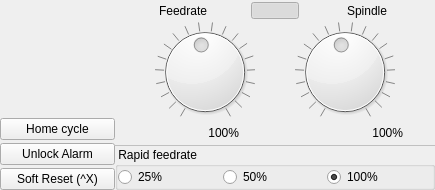
        <widget class="QWidget" name="frmArretUrgence" native="true">
         <layout class="QGridLayout" name="gridLayout_5">
          <property name="leftMargin">
           <number>0</number>
          </property>
          <property name="topMargin">
           <number>0</number>
          </property>
          <property name="rightMargin">
           <number>0</number>
          </property>
          <property name="bottomMargin">
           <number>0</number>
          </property>
          <property name="spacing">
           <number>0</number>
          </property>
          <item row="0" column="0">
           <widget class="QPushButton" name="btnUrgence">
            <property name="sizePolicy">
             <sizepolicy hsizetype="Fixed" vsizetype="Fixed">
              <horstretch>0</horstretch>
              <verstretch>0</verstretch>
             </sizepolicy>
            </property>
            <property name="minimumSize">
             <size>
              <width>115</width>
              <height>115</height>
             </size>
            </property>
            <property name="maximumSize">
             <size>
              <width>16777215</width>
              <height>16777215</height>
             </size>
            </property>
            <property name="cursor">
             <cursorShape>PointingHandCursor</cursorShape>
            </property>
            <property name="toolTip">
             <string>Double click
to unlock urgent stop</string>
            </property>
            <property name="styleSheet">
             <string notr="true">border-radius: 25;</string>
            </property>
            <property name="text">
             <string/>
            </property>
            <property name="icon">
             <iconset resource="cn5X.qrc">
              <normaloff>:/cn5X/images/btnUrgenceOff.svg</normaloff>:/cn5X/images/btnUrgenceOff.svg</iconset>
            </property>
            <property name="iconSize">
             <size>
              <width>115</width>
              <height>115</height>
             </size>
            </property>
            <property name="checkable">
             <bool>false</bool>
            </property>
            <property name="checked">
             <bool>false</bool>
            </property>
           </widget>
          </item>
          <item row="0" column="1" rowspan="2">
           <widget class="QFrame" name="frmControleVitesse">
            <property name="frameShape">
             <enum>QFrame::NoFrame</enum>
            </property>
            <layout class="QVBoxLayout" name="verticalLayout_35">
             <property name="spacing">
              <number>0</number>
             </property>
             <property name="leftMargin">
              <number>0</number>
             </property>
             <property name="topMargin">
              <number>0</number>
             </property>
             <property name="rightMargin">
              <number>0</number>
             </property>
             <property name="bottomMargin">
              <number>0</number>
             </property>
             <item>
              <widget class="QWidget" name="widget" native="true">
               <layout class="QHBoxLayout" name="horizontalLayout_14">
                <property name="spacing">
                 <number>0</number>
                </property>
                <property name="leftMargin">
                 <number>0</number>
                </property>
                <property name="topMargin">
                 <number>0</number>
                </property>
                <property name="rightMargin">
                 <number>0</number>
                </property>
                <property name="bottomMargin">
                 <number>0</number>
                </property>
                <item>
                 <widget class="QLabel" name="label_22">
                  <property name="sizePolicy">
                   <sizepolicy hsizetype="Preferred" vsizetype="Fixed">
                    <horstretch>0</horstretch>
                    <verstretch>0</verstretch>
                   </sizepolicy>
                  </property>
                  <property name="text">
                   <string>Feedrate</string>
                  </property>
                  <property name="alignment">
                   <set>Qt::AlignCenter</set>
                  </property>
                 </widget>
                </item>
                <item>
                 <widget class="QPushButton" name="btnLinkOverride">
                  <property name="sizePolicy">
                   <sizepolicy hsizetype="Fixed" vsizetype="Fixed">
                    <horstretch>0</horstretch>
                    <verstretch>0</verstretch>
                   </sizepolicy>
                  </property>
                  <property name="maximumSize">
                   <size>
                    <width>48</width>
                    <height>17</height>
                   </size>
                  </property>
                  <property name="toolTip">
                   <string>Link feedrate and spindle speed</string>
                  </property>
                  <property name="text">
                   <string/>
                  </property>
                  <property name="icon">
                   <iconset resource="cn5X.qrc">
                    <normaloff>:/cn5X/images/btnLinkOff.svg</normaloff>
                    <normalon>:/cn5X/images/btnLink.svg</normalon>:/cn5X/images/btnLinkOff.svg</iconset>
                  </property>
                  <property name="iconSize">
                   <size>
                    <width>48</width>
                    <height>17</height>
                   </size>
                  </property>
                  <property name="checkable">
                   <bool>true</bool>
                  </property>
                  <property name="checked">
                   <bool>true</bool>
                  </property>
                  <property name="flat">
                   <bool>false</bool>
                  </property>
                 </widget>
                </item>
                <item>
                 <widget class="QLabel" name="label_23">
                  <property name="sizePolicy">
                   <sizepolicy hsizetype="Preferred" vsizetype="Fixed">
                    <horstretch>0</horstretch>
                    <verstretch>0</verstretch>
                   </sizepolicy>
                  </property>
                  <property name="text">
                   <string>Spindle</string>
                  </property>
                  <property name="alignment">
                   <set>Qt::AlignCenter</set>
                  </property>
                 </widget>
                </item>
               </layout>
              </widget>
             </item>
             <item>
              <widget class="QWidget" name="widget" native="true">
               <layout class="QHBoxLayout" name="horizontalLayout_19">
                <property name="spacing">
                 <number>0</number>
                </property>
                <property name="leftMargin">
                 <number>0</number>
                </property>
                <property name="topMargin">
                 <number>0</number>
                </property>
                <property name="rightMargin">
                 <number>0</number>
                </property>
                <property name="bottomMargin">
                 <number>0</number>
                </property>
                <item>
                 <spacer name="horizontalSpacer_28">
                  <property name="orientation">
                   <enum>Qt::Horizontal</enum>
                  </property>
                  <property name="sizeHint" stdset="0">
                   <size>
                    <width>40</width>
                    <height>20</height>
                   </size>
                  </property>
                 </spacer>
                </item>
                <item>
                 <widget class="QDial" name="dialAvance">
                  <property name="sizePolicy">
                   <sizepolicy hsizetype="Fixed" vsizetype="Fixed">
                    <horstretch>0</horstretch>
                    <verstretch>0</verstretch>
                   </sizepolicy>
                  </property>
                  <property name="maximumSize">
                   <size>
                    <width>16777215</width>
                    <height>16777215</height>
                   </size>
                  </property>
                  <property name="cursor">
                   <cursorShape>PointingHandCursor</cursorShape>
                  </property>
                  <property name="contextMenuPolicy">
                   <enum>Qt::CustomContextMenu</enum>
                  </property>
                  <property name="minimum">
                   <number>10</number>
                  </property>
                  <property name="maximum">
                   <number>200</number>
                  </property>
                  <property name="value">
                   <number>100</number>
                  </property>
                  <property name="wrapping">
                   <bool>false</bool>
                  </property>
                  <property name="notchTarget">
                   <double>10.000000000000000</double>
                  </property>
                  <property name="notchesVisible">
                   <bool>true</bool>
                  </property>
                 </widget>
                </item>
                <item>
                 <spacer name="horizontalSpacer_27">
                  <property name="orientation">
                   <enum>Qt::Horizontal</enum>
                  </property>
                  <property name="sizeHint" stdset="0">
                   <size>
                    <width>40</width>
                    <height>20</height>
                   </size>
                  </property>
                 </spacer>
                </item>
                <item>
                 <widget class="QDial" name="dialBroche">
                  <property name="sizePolicy">
                   <sizepolicy hsizetype="Fixed" vsizetype="Fixed">
                    <horstretch>0</horstretch>
                    <verstretch>0</verstretch>
                   </sizepolicy>
                  </property>
                  <property name="maximumSize">
                   <size>
                    <width>16777215</width>
                    <height>16777215</height>
                   </size>
                  </property>
                  <property name="cursor">
                   <cursorShape>PointingHandCursor</cursorShape>
                  </property>
                  <property name="contextMenuPolicy">
                   <enum>Qt::CustomContextMenu</enum>
                  </property>
                  <property name="minimum">
                   <number>10</number>
                  </property>
                  <property name="maximum">
                   <number>200</number>
                  </property>
                  <property name="value">
                   <number>100</number>
                  </property>
                  <property name="wrapping">
                   <bool>false</bool>
                  </property>
                  <property name="notchTarget">
                   <double>10.000000000000000</double>
                  </property>
                  <property name="notchesVisible">
                   <bool>true</bool>
                  </property>
                 </widget>
                </item>
                <item>
                 <spacer name="horizontalSpacer_26">
                  <property name="orientation">
                   <enum>Qt::Horizontal</enum>
                  </property>
                  <property name="sizeHint" stdset="0">
                   <size>
                    <width>40</width>
                    <height>20</height>
                   </size>
                  </property>
                 </spacer>
                </item>
               </layout>
              </widget>
             </item>
             <item>
              <widget class="QWidget" name="widget" native="true">
               <layout class="QHBoxLayout" name="horizontalLayout_27">
                <property name="spacing">
                 <number>8</number>
                </property>
                <property name="leftMargin">
                 <number>0</number>
                </property>
                <property name="topMargin">
                 <number>0</number>
                </property>
                <property name="rightMargin">
                 <number>0</number>
                </property>
                <property name="bottomMargin">
                 <number>0</number>
                </property>
                <item>
                 <widget class="QLabel" name="lblAvancePourcent">
                  <property name="sizePolicy">
                   <sizepolicy hsizetype="Preferred" vsizetype="Fixed">
                    <horstretch>0</horstretch>
                    <verstretch>0</verstretch>
                   </sizepolicy>
                  </property>
                  <property name="text">
                   <string notr="true">100%</string>
                  </property>
                  <property name="alignment">
                   <set>Qt::AlignRight|Qt::AlignTrailing|Qt::AlignVCenter</set>
                  </property>
                 </widget>
                </item>
                <item>
                 <widget class="QPushButton" name="btnResetAvance">
                  <property name="sizePolicy">
                   <sizepolicy hsizetype="Fixed" vsizetype="Fixed">
                    <horstretch>0</horstretch>
                    <verstretch>0</verstretch>
                   </sizepolicy>
                  </property>
                  <property name="maximumSize">
                   <size>
                    <width>24</width>
                    <height>17</height>
                   </size>
                  </property>
                  <property name="toolTip">
                   <string>Reset feedrate</string>
                  </property>
                  <property name="text">
                   <string/>
                  </property>
                  <property name="icon">
                   <iconset resource="cn5X.qrc">
                    <normaloff>:/cn5X/images/btnResetSpeed.svg</normaloff>:/cn5X/images/btnResetSpeed.svg</iconset>
                  </property>
                  <property name="iconSize">
                   <size>
                    <width>24</width>
                    <height>17</height>
                   </size>
                  </property>
                  <property name="flat">
                   <bool>true</bool>
                  </property>
                 </widget>
                </item>
                <item>
                 <widget class="QLabel" name="lblBrochePourcent">
                  <property name="sizePolicy">
                   <sizepolicy hsizetype="Preferred" vsizetype="Fixed">
                    <horstretch>0</horstretch>
                    <verstretch>0</verstretch>
                   </sizepolicy>
                  </property>
                  <property name="text">
                   <string notr="true">100%</string>
                  </property>
                  <property name="alignment">
                   <set>Qt::AlignRight|Qt::AlignTrailing|Qt::AlignVCenter</set>
                  </property>
                 </widget>
                </item>
                <item>
                 <widget class="QPushButton" name="btnResetBroche">
                  <property name="sizePolicy">
                   <sizepolicy hsizetype="Fixed" vsizetype="Fixed">
                    <horstretch>0</horstretch>
                    <verstretch>0</verstretch>
                   </sizepolicy>
                  </property>
                  <property name="maximumSize">
                   <size>
                    <width>24</width>
                    <height>17</height>
                   </size>
                  </property>
                  <property name="toolTip">
                   <string>Reset spindle speed</string>
                  </property>
                  <property name="text">
                   <string/>
                  </property>
                  <property name="icon">
                   <iconset resource="cn5X.qrc">
                    <normaloff>:/cn5X/images/btnResetSpeed.svg</normaloff>:/cn5X/images/btnResetSpeed.svg</iconset>
                  </property>
                  <property name="iconSize">
                   <size>
                    <width>24</width>
                    <height>17</height>
                   </size>
                  </property>
                  <property name="flat">
                   <bool>true</bool>
                  </property>
                 </widget>
                </item>
               </layout>
              </widget>
             </item>
             <item>
              <widget class="Line" name="line">
               <property name="styleSheet">
                <string notr="true">color: #c0c0c0</string>
               </property>
               <property name="frameShadow">
                <enum>QFrame::Plain</enum>
               </property>
               <property name="orientation">
                <enum>Qt::Horizontal</enum>
               </property>
              </widget>
             </item>
             <item>
              <widget class="QGroupBox" name="grpVitesseRapide">
               <property name="title">
                <string> Rapid feedrate</string>
               </property>
               <layout class="QHBoxLayout" name="horizontalLayout_8">
                <property name="spacing">
                 <number>0</number>
                </property>
                <property name="leftMargin">
                 <number>0</number>
                </property>
                <property name="topMargin">
                 <number>0</number>
                </property>
                <property name="rightMargin">
                 <number>0</number>
                </property>
                <property name="bottomMargin">
                 <number>0</number>
                </property>
                <item>
                 <widget class="QRadioButton" name="rbRapid025">
                  <property name="cursor">
                   <cursorShape>PointingHandCursor</cursorShape>
                  </property>
                  <property name="text">
                   <string notr="true">25%</string>
                  </property>
                 </widget>
                </item>
                <item>
                 <widget class="QRadioButton" name="rbRapid050">
                  <property name="cursor">
                   <cursorShape>PointingHandCursor</cursorShape>
                  </property>
                  <property name="text">
                   <string notr="true">50%</string>
                  </property>
                 </widget>
                </item>
                <item>
                 <widget class="QRadioButton" name="rbRapid100">
                  <property name="cursor">
                   <cursorShape>PointingHandCursor</cursorShape>
                  </property>
                  <property name="text">
                   <string notr="true">100%</string>
                  </property>
                  <property name="checked">
                   <bool>true</bool>
                  </property>
                 </widget>
                </item>
               </layout>
              </widget>
             </item>
            </layout>
           </widget>
          </item>
          <item row="1" column="0">
           <widget class="QWidget" name="frmHomeAlarm" native="true">
            <layout class="QVBoxLayout" name="verticalLayout">
             <property name="spacing">
              <number>3</number>
             </property>
             <property name="leftMargin">
              <number>0</number>
             </property>
             <property name="topMargin">
              <number>3</number>
             </property>
             <property name="rightMargin">
              <number>0</number>
             </property>
             <property name="bottomMargin">
              <number>0</number>
             </property>
             <item>
              <widget class="QPushButton" name="btnHomeCycle">
               <property name="sizePolicy">
                <sizepolicy hsizetype="Minimum" vsizetype="Fixed">
                 <horstretch>0</horstretch>
                 <verstretch>0</verstretch>
                </sizepolicy>
               </property>
               <property name="toolTip">
                <string>Run homing cycle</string>
               </property>
               <property name="text">
                <string>Home cycle</string>
               </property>
              </widget>
             </item>
             <item>
              <widget class="QPushButton" name="btnKillAlarm">
               <property name="sizePolicy">
                <sizepolicy hsizetype="Minimum" vsizetype="Fixed">
                 <horstretch>0</horstretch>
                 <verstretch>0</verstretch>
                </sizepolicy>
               </property>
               <property name="toolTip">
                <string>Run homing cycle</string>
               </property>
               <property name="text">
                <string>Unlock Alarm</string>
               </property>
               <property name="icon">
                <iconset resource="cn5X.qrc">
                 <normaloff>:/cn5X/images/btnKillAlarm.svg</normaloff>:/cn5X/images/btnKillAlarm.svg</iconset>
               </property>
               <property name="iconSize">
                <size>
                 <width>19</width>
                 <height>19</height>
                </size>
               </property>
              </widget>
             </item>
             <item>
              <widget class="QPushButton" name="btnReset">
               <property name="sizePolicy">
                <sizepolicy hsizetype="Minimum" vsizetype="Fixed">
                 <horstretch>0</horstretch>
                 <verstretch>0</verstretch>
                </sizepolicy>
               </property>
               <property name="text">
                <string>Soft Reset (^X)</string>
               </property>
              </widget>
             </item>
            </layout>
           </widget>
          </item>
         </layout>
        </widget>
